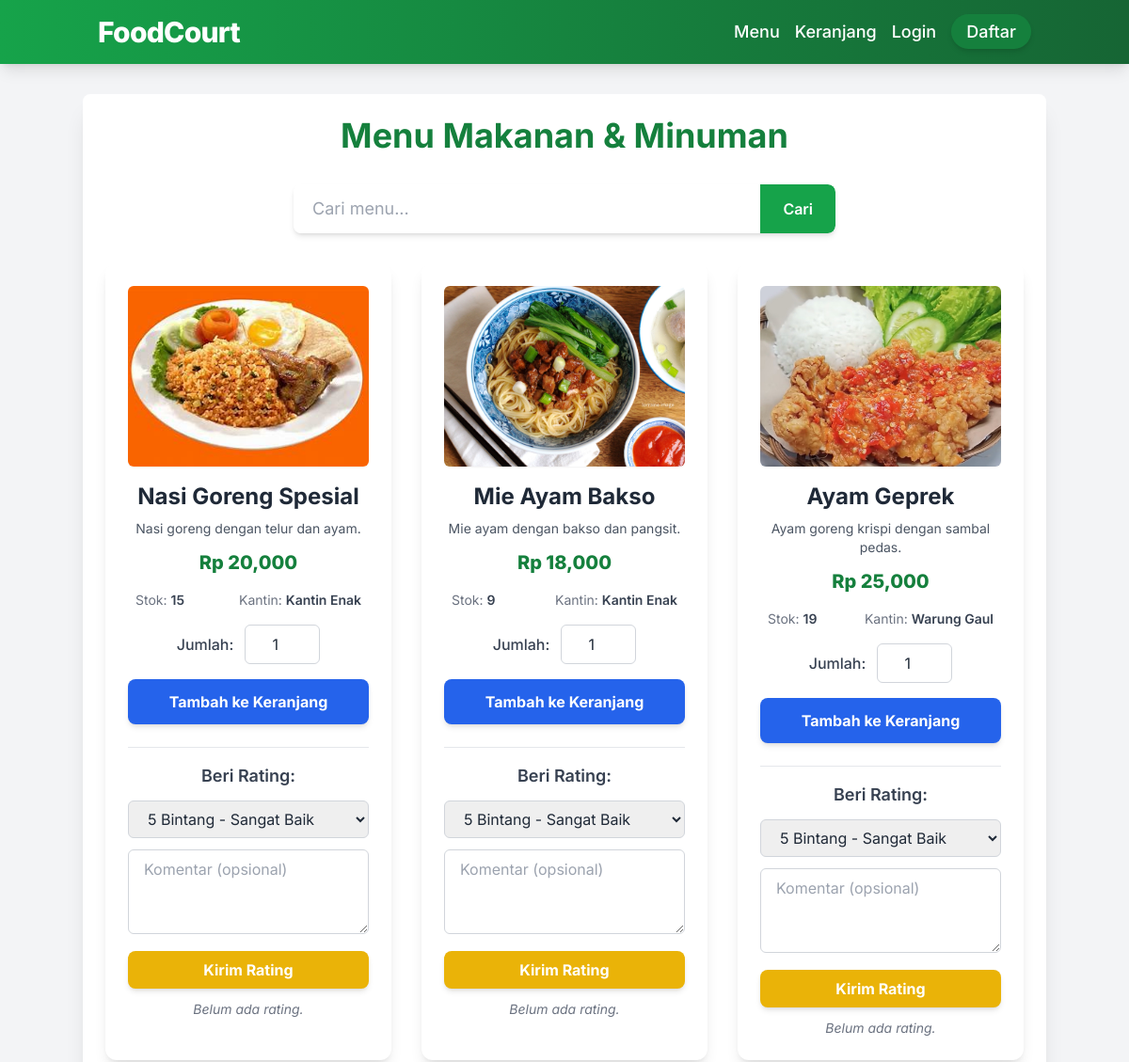
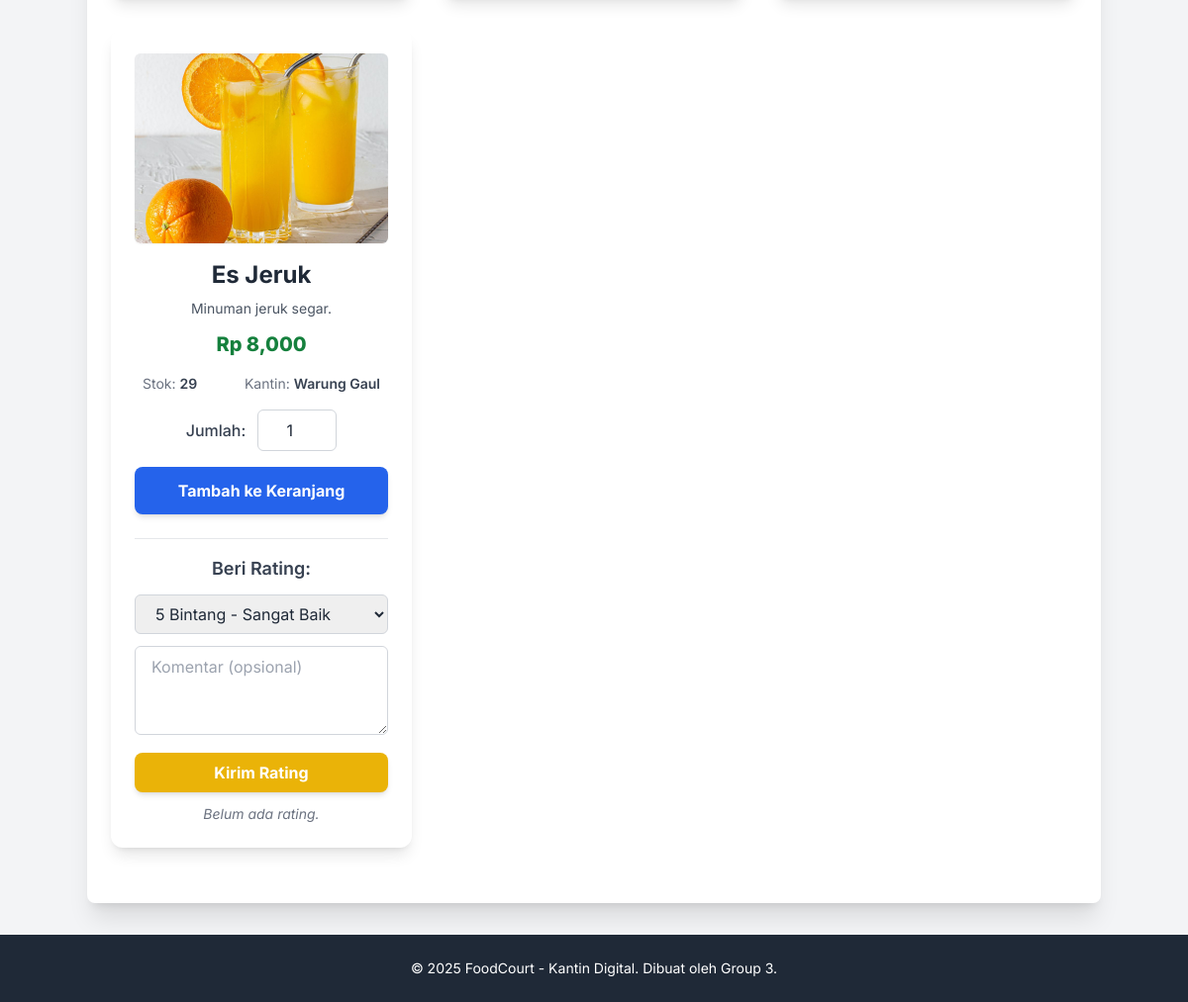
The page /menu on the database its author committed (2 pictures, top to bottom).
### models.py (models this page shows, shortened)
class Menu(db.Model):
    id = db.Column(db.Integer, primary_key=True)
    name = db.Column(db.String(100), nullable=False)
    description = db.Column(db.Text)
    price = db.Column(db.Float, nullable=False)
    stock = db.Column(db.Integer, default=0)
    kantin_id = db.Column(db.Integer, db.ForeignKey('kantin.id'), nullable=False)
    image_url = db.Column(db.String(255), default='https://via.placeholder.com/150')

class Kantin(db.Model):
    id = db.Column(db.Integer, primary_key=True)
    name = db.Column(db.String(100), nullable=False)
    location = db.Column(db.String(200))
    menus = db.relationship('Menu', backref='kantin', lazy=True)
    last_order_at = db.Column(db.DateTime, default=datetime.utcnow)
    user_id = db.Column(db.Integer, db.ForeignKey('user.id'), nullable=True) # FOREIGN KEY BARU
    manager = db.relationship('User', backref=db.backref('managed_kantin', uselist=False)) # RELASI BARU

### app.py (the view)
@app.route('/menu')
def menu_list():
    query = request.args.get('q') # Ambil query pencarian
    if query:
        menus = Menu.query.filter(
            (Menu.name.ilike(f'%{query}%')) |
            (Menu.description.ilike(f'%{query}%'))
        ).all()
        flash(f"Menampilkan hasil pencarian untuk '{query}'.", 'info')
    else:
        menus = Menu.query.all()
    return render_template('menu.html', menus=menus)

### templates/menu.html (shortened to what this page needs)
{% extends "base.html" %}
{% block content %}
<section class="pb-8">
    <h2 class="text-4xl font-bold text-center text-green-700 mb-8">Menu Makanan & Minuman</h2>
    <div class="mb-8 flex justify-center">
        <form action="{{ url_for('menu_list') }}" method="GET" class="flex w-full max-w-xl shadow-md rounded-lg overflow-hidden">
            <input type="text" name="q" placeholder="Cari menu..."
                   class="flex-grow px-5 py-3 text-lg border-none focus:ring-0 focus:outline-none rounded-l-lg"
                   value="{{ request.args.get('q', '') }}">
            <button type="submit" class="bg-green-600 hover:bg-green-700 text-white font-semibold px-6 py-3 transition duration-300 rounded-r-lg">
                Cari
            </button>
        </form>
    </div>
    {% if menus %}
    <div class="grid grid-cols-1 md:grid-cols-2 lg:grid-cols-3 gap-8">
        {% for menu in menus %}
        <div class="bg-white rounded-xl shadow-lg hover:shadow-xl transition-shadow duration-300 overflow-hidden flex flex-col items-center p-6">
            <img src="{{ url_for('static', filename=menu.image_url) }}" alt="{{ menu.name }}"
                 class="w-full h-48 object-cover rounded-md mb-4 shadow-sm">
            <h3 class="text-2xl font-bold text-gray-800 mb-2 text-center">{{ menu.name }}</h3>
            <p class="text-gray-600 text-sm text-center mb-3 line-clamp-2">{{ menu.description }}</p>
            <p class="text-green-700 font-extrabold text-xl mb-4">Rp {{ "{:,.0f}".format(menu.price) }}</p>
            <div class="flex justify-between items-center w-full text-sm text-gray-500 mb-4 px-2">
                <span>Stok: <span class="font-semibold text-gray-700">{{ menu.stock }}</span></span>
                <span>Kantin: <span class="font-semibold text-gray-700">{{ menu.kantin.name }}</span></span>
            </div>
            {% if menu.stock > 0 %}
                <form action="{{ url_for('add_to_cart', menu_id=menu.id) }}" method="POST" class="w-full">
                    <div class="flex justify-center items-center gap-3 mb-4">
                        <label for="qty-{{ menu.id }}" class="text-gray-700 font-medium">Jumlah:</label>
                        <input type="number" id="qty-{{ menu.id }}" name="quantity" value="1" min="1" max="{{ menu.stock }}"
                               class="w-20 px-3 py-2 border border-gray-300 rounded-md text-center focus:outline-none focus:ring-2 focus:ring-blue-500">
                    </div>
                    <button type="submit" class="w-full bg-blue-600 hover:bg-blue-700 text-white font-bold py-3 rounded-lg shadow-md transition duration-300">
                        Tambah ke Keranjang
                    </button>
                </form>
            {% else %}
                <button class="w-full bg-gray-400 text-white font-bold py-3 rounded-lg cursor-not-allowed" disabled>
                    Stok Habis
                </button>
            {% endif %}
            <div class="rating-section w-full mt-6 pt-4 border-t border-gray-200">
                <h4 class="text-lg font-semibold text-gray-700 mb-3 text-center">Beri Rating:</h4>
                <form action="{{ url_for('rate_menu', menu_id=menu.id) }}" method="POST" class="space-y-3">
                    <select name="score" class="w-full px-4 py-2 border border-gray-300 rounded-md focus:outline-none focus:ring-2 focus:ring-yellow-500">
                        <option value="5">5 Bintang - Sangat Baik</option>
                    </select>
                    <textarea name="comment" placeholder="Komentar (opsional)" rows="3"
                              class="w-full px-4 py-2 border border-gray-300 rounded-md focus:outline-none focus:ring-2 focus:ring-yellow-500 resize-y"></textarea>
                    <button type="submit" class="w-full bg-yellow-500 hover:bg-yellow-600 text-white font-bold py-2 rounded-lg shadow-md transition duration-300">
                        Kirim Rating
                    </button>
                </form>
                {% if menu.ratings %}
                    {% set total_score = menu.ratings|map(attribute='score')|sum %}
                    {% set num_ratings = menu.ratings|length %}
                    {% set avg_rating = total_score / num_ratings %}
                    <p class="text-sm text-gray-500 italic mt-3 text-center">
                        Rating Rata-rata: <span class="font-semibold text-gray-700">{{ "%.1f"|format(avg_rating) }}</span>
                        ({{ num_ratings }} ulasan)
                    </p>
                {% else %}
                    <p class="text-sm text-gray-500 italic mt-3 text-center">Belum ada rating.</p>
                {% endif %}
            </div>
        </div>
        {% endfor %}
    </div>
    {% else %}
    <p class="text-center text-xl text-gray-500 py-10">Belum ada menu yang tersedia saat ini.</p>
    {% endif %}
</section>
{% endblock %}

### templates/base.html (shortened to what this page needs)
<!DOCTYPE html>
<html lang="en">
<head>
    <script src="https://cdn.tailwindcss.com"></script>
    <link rel="stylesheet" href="{{ url_for('static', filename='css/style.css') }}">
</head>
<body class="bg-gray-100 text-gray-800 flex flex-col min-h-screen">
    <header class="bg-gradient-to-r from-green-600 to-green-800 text-white shadow-lg py-4">
        <nav class="container mx-auto flex flex-col md:flex-row justify-between items-center px-4">
            <div class="logo mb-4 md:mb-0">
                <a href="{{ url_for('index') }}" class="text-3xl font-extrabold tracking-tight hover:text-green-200 transition duration-300">FoodCourt</a>
            </div>
            <ul class="flex flex-wrap justify-center items-center gap-4 text-lg font-medium">
                <li><a href="{{ url_for('menu_list') }}" class="hover:text-green-200 transition duration-300">Menu</a></li>
                <li><a href="{{ url_for('cart') }}" class="hover:text-green-200 transition duration-300">Keranjang</a></li>
                {% if 'user_id' in session %}
                    <li><a href="{{ url_for('dashboard') }}" class="hover:text-green-200 transition duration-300">Dashboard</a></li>
                    <li><span class="text-green-100">Halo, <strong class="font-semibold">{{ session['username'] }}</strong>!</span></li>
                    <li><a href="{{ url_for('logout') }}" class="bg-white text-green-700 px-4 py-2 rounded-full shadow-md hover:bg-green-100 transition duration-300">Logout</a></li>
                {% else %}
                    <li><a href="{{ url_for('login') }}" class="hover:text-green-200 transition duration-300">Login</a></li>
                    <li><a href="{{ url_for('register') }}" class="bg-green-700 text-white px-4 py-2 rounded-full shadow-md hover:bg-green-800 transition duration-300">Daftar</a></li>
                {% endif %}
            </ul>
        </nav>
    </header>
    <main class="container mx-auto mt-8 p-6 bg-white rounded-lg shadow-xl flex-grow mb-8">
        {% block content %}{% endblock %}
    </main>
    <footer class="bg-gray-800 text-white py-6 text-center text-sm">
        <p>&copy; 2025 FoodCourt - Kantin Digital. Dibuat oleh Group 3.</p>
    </footer>
</body>
</html>

### static/css/style.css (style rules this page uses)
body { font-family: 'Inter', sans-serif; }

### rows shown on the page
Menu: image_url (picture), name "Nasi Goreng Spesial", description "Nasi goreng dengan telur dan ayam.", price "20,000", stock "15", kantin.name "Kantin Enak", quantity "1"
Menu: image_url (picture), name "Mie Ayam Bakso", description "Mie ayam dengan bakso dan pangsit.", price "18,000", stock "9", kantin.name "Kantin Enak"
Menu: image_url (picture), name "Ayam Geprek", description "Ayam goreng krispi dengan sambal pedas.", price "25,000", stock "19", kantin.name "Warung Gaul"
Menu: image_url (picture), name "Es Jeruk", description "Minuman jeruk segar.", price "8,000", stock "29", kantin.name "Warung Gaul"
